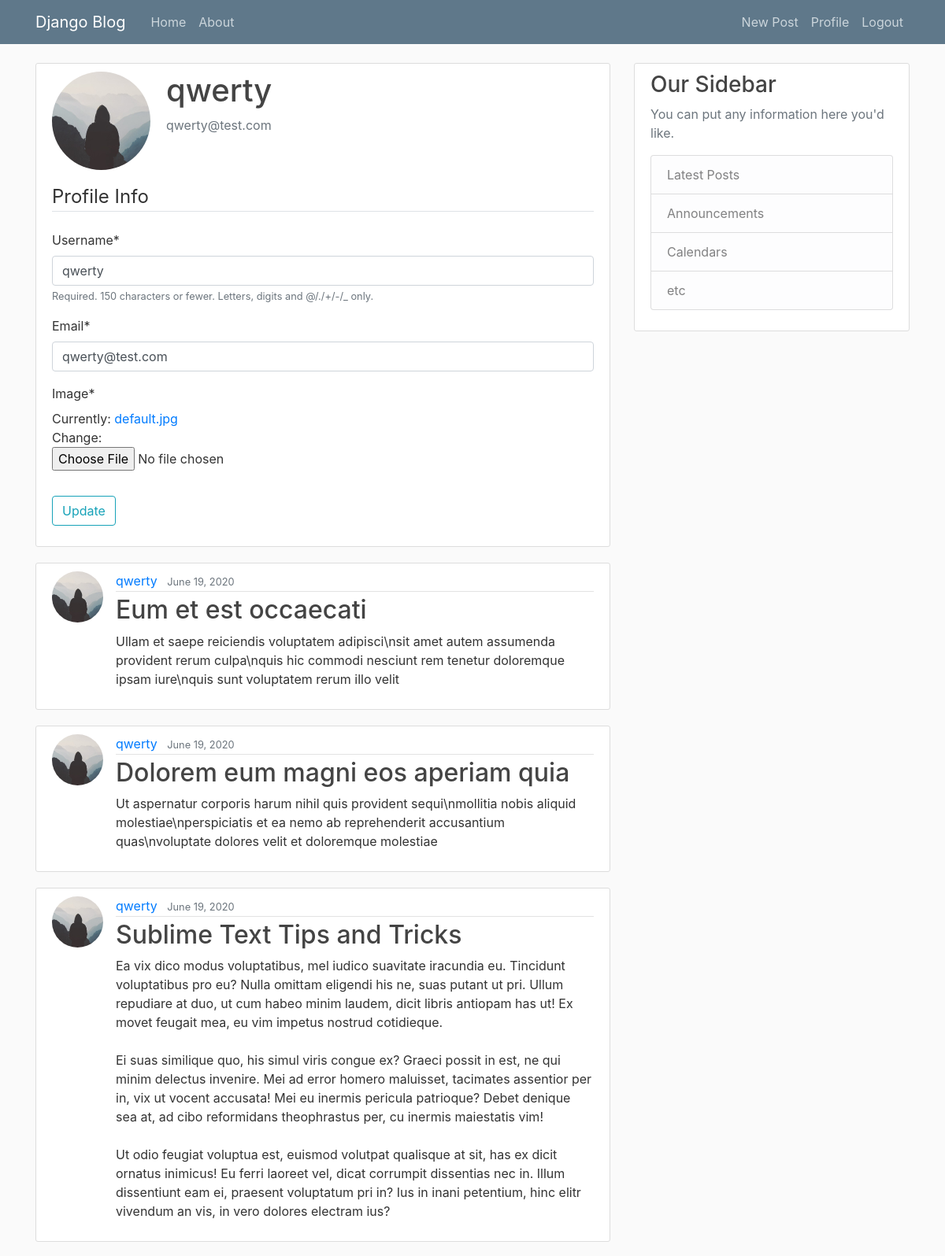
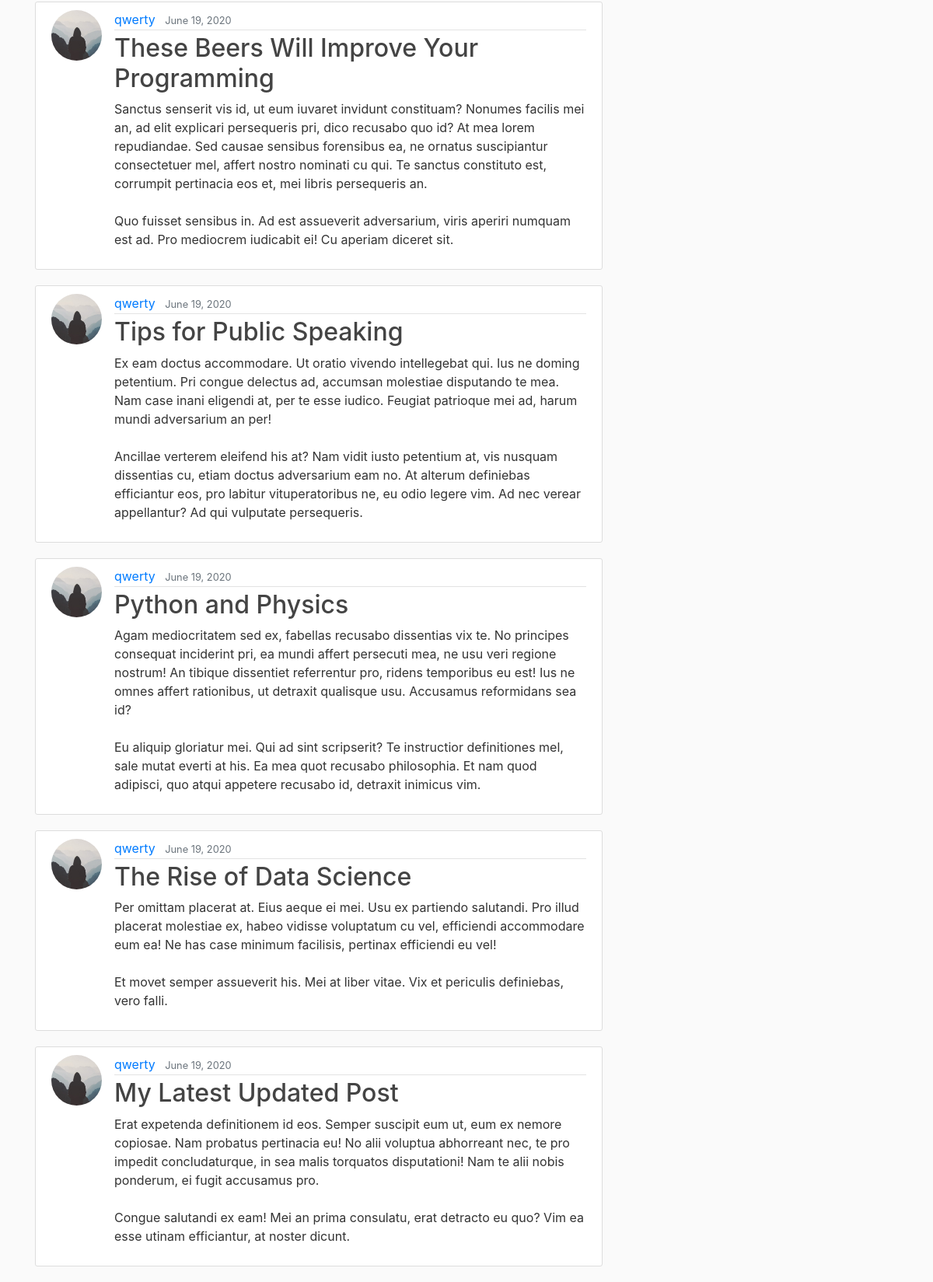
The page /profile/ (signed in) on the database its author committed (2 pictures, top to bottom).
### users/models.py (models this page shows, shortened)
class Profile(models.Model):
    user = models.OneToOneField(User, on_delete = models.CASCADE)
    image = models.ImageField(default = 'default.jpg', upload_to = 'profile_pics')

### blog/models.py (models this page shows, shortened)
class Post(models.Model):
    title = models.CharField(max_length = 100)
    content = models.TextField()
    date_posted = models.DateTimeField(default = timezone.now)
    author = models.ForeignKey(User, on_delete = models.CASCADE)
    def get_absolute_url(self):
        return reverse('post-detail', kwargs = {'pk': self.pk})

### users/views.py (the view)
# urls.py: path('profile/', user_views.profile, name = 'profile'),
@login_required
def profile(request):
    if request.method == 'POST':
        u_form = UserUpdateForm(request.POST, instance = request.user)
        p_form = ProfileUpdateForm(request.POST, request.FILES, instance = request.user.profile)
        if u_form.is_valid() and p_form.is_valid():
            u_form.save()
            p_form.save()
            messages.success(request, f'Your account has been updated!')
            return redirect('profile')
    else:
        u_form = UserUpdateForm(instance = request.user)
        p_form = ProfileUpdateForm(instance = request.user.profile)
    context = {
        'u_form': u_form,
        'p_form': p_form
    }
    return render(request, 'users/profile.html', context)

### users/forms.py
class UserUpdateForm(forms.ModelForm):
    email = forms.EmailField()
    class Meta:
        model = User
        fields = ['username', 'email']

class ProfileUpdateForm(forms.ModelForm):
    class Meta:
        model = Profile
        fields = ['image']

### users/templates/users/profile.html (shortened to what this page needs)
{% extends 'blog/base.html' %}
{% load crispy_forms_tags %}
{% block content %}
    <div class="content-section">
        <div class="media">
            <img class="rounded-circle account-img" src="{{ user.profile.image.url }}" alt="{{ user.profile.image }}">
            <div class="media-body">
                <h2 class="account-heading">{{ user.username }}</h2>
                <p class="text-secondary">{{ user.email }}</p>
            </div>
        </div>
        <form action="" method="POST" enctype="multipart/form-data">
            <fieldset class="form-group">
                <legend class="border-bottom mb-4">Profile Info</legend>
                {{ u_form|crispy }}
                {{ p_form|crispy }}
            </fieldset>
            <div class="form-group">
                <button type="submit" class="btn btn-outline-info">Update</button>
            </div>
        </form>
    </div>
        {% for post in user.post_set.all %}
            <article class="media content-section">
                <img src="{{ post.author.profile.image.url }}" class="rounded-circle article-img">
                <div class="media-body">
                <div class="article-metadata">
                    <a class="mr-2" href="#">{{ post.author }}</a>
                    <small class="text-muted">{{ post.date_posted|date:"F d, Y" }}</small>
                </div>
                <h2><a class="article-title" href="{{ post.get_absolute_url }}">{{ post.title }}</a></h2>
                <p class="article-content">{{ post.content }}</p>
                </div>
            </article>
        {% endfor %}
{% endblock %}

### blog/static/blog/main.css (style rules this page uses)
body { background: #fafafa; color: #333333; margin-top: 5rem; }
h1, h2, h3, h4, h5, h6 { color: #444444; }
.content-section { background: #ffffff; padding: 10px 20px; border: 1px solid #dddddd; border-radius: 3px; margin-bottom: 20px; }
.article-title { color: #444444; }
.article-content { white-space: pre-line; }
.article-img { height: 65px; width: 65px; margin-right: 16px; }
.article-metadata { padding-bottom: 1px; margin-bottom: 4px; border-bottom: 1px solid #e3e3e3 }
.account-img { height: 125px; width: 125px; margin-right: 20px; margin-bottom: 16px; }
.account-heading { font-size: 2.5rem; }

### rows shown on the page
Post: author.profile.image (placeholder picture), author "qwerty", date_posted "June 19, 2020", title "Eum et est occaecati", content "Ullam et saepe reiciendis voluptatem adipisci\\nsit amet autem assumenda provident rerum culpa\\nquis hic commodi nesciunt rem tenetur doloremque ipsam iure\\nquis sunt voluptatem rerum illo velit"
Post: author.profile.image (placeholder picture), author "qwerty", date_posted "June 19, 2020", title "Dolorem eum magni eos aperiam quia", content "Ut aspernatur corporis harum nihil quis provident sequi\\nmollitia nobis aliquid molestiae\\nperspiciatis et ea nemo ab reprehenderit accusantium quas\\nvoluptate dolores velit et doloremque molestiae"
Post: author.profile.image (placeholder picture), author "qwerty", date_posted "June 19, 2020", title "Sublime Text Tips and Tricks", content "Ea vix dico modus voluptatibus, mel iudico suavitate iracundia eu. Tincidunt voluptatibus pro eu? Nulla omittam eligendi his ne, suas putant ut pri. Ullum repudiare at duo, ut cum habeo minim laudem, dicit libris antiopam has ut! Ex movet feugait mea, eu vim impetus nostrud cotidieque. Ei suas similique quo, his simul viris congue ex? Graeci possit in est, ne qui minim delectus invenire. Mei ad error homero maluisset, tacimates assentior per in, vix ut vocent accusata! Mei eu inermis pericula patrioque? Debet denique sea at, ad cibo reformidans theophrastus per, cu inermis maiestatis vim! Ut odio feugiat voluptua est, euismod volutpat qualisque at sit, has ex dicit ornatus inimicus! Eu…"
Post: author.profile.image (placeholder picture), author "qwerty", date_posted "June 19, 2020", title "These Beers Will Improve Your Programming", content "Sanctus senserit vis id, ut eum iuvaret invidunt constituam? Nonumes facilis mei an, ad elit explicari persequeris pri, dico recusabo quo id? At mea lorem repudiandae. Sed causae sensibus forensibus ea, ne ornatus suscipiantur consectetuer mel, affert nostro nominati cu qui. Te sanctus constituto est, corrumpit pertinacia eos et, mei libris persequeris an. Quo fuisset sensibus in. Ad est assueverit adversarium, viris aperiri numquam est ad. Pro mediocrem iudicabit ei! Cu aperiam diceret sit."
Post: author.profile.image (placeholder picture), author "qwerty", date_posted "June 19, 2020", title "Tips for Public Speaking", content "Ex eam doctus accommodare. Ut oratio vivendo intellegebat qui. Ius ne doming petentium. Pri congue delectus ad, accumsan molestiae disputando te mea. Nam case inani eligendi at, per te esse iudico. Feugiat patrioque mei ad, harum mundi adversarium an per! Ancillae verterem eleifend his at? Nam vidit iusto petentium at, vis nusquam dissentias cu, etiam doctus adversarium eam no. At alterum definiebas efficiantur eos, pro labitur vituperatoribus ne, eu odio legere vim. Ad nec verear appellantur? Ad qui vulputate persequeris."
Post: author.profile.image (placeholder picture), author "qwerty", date_posted "June 19, 2020", title "Python and Physics", content "Agam mediocritatem sed ex, fabellas recusabo dissentias vix te. No principes consequat inciderint pri, ea mundi affert persecuti mea, ne usu veri regione nostrum! An tibique dissentiet referrentur pro, ridens temporibus eu est! Ius ne omnes affert rationibus, ut detraxit qualisque usu. Accusamus reformidans sea id? Eu aliquip gloriatur mei. Qui ad sint scripserit? Te instructior definitiones mel, sale mutat everti at his. Ea mea quot recusabo philosophia. Et nam quod adipisci, quo atqui appetere recusabo id, detraxit inimicus vim."
Post: author.profile.image (placeholder picture), author "qwerty", date_posted "June 19, 2020", title "The Rise of Data Science", content "Per omittam placerat at. Eius aeque ei mei. Usu ex partiendo salutandi. Pro illud placerat molestiae ex, habeo vidisse voluptatum cu vel, efficiendi accommodare eum ea! Ne has case minimum facilisis, pertinax efficiendi eu vel! Et movet semper assueverit his. Mei at liber vitae. Vix et periculis definiebas, vero falli."
Post: author.profile.image (placeholder picture), author "qwerty", date_posted "June 19, 2020", title "My Latest Updated Post", content "Erat expetenda definitionem id eos. Semper suscipit eum ut, eum ex nemore copiosae. Nam probatus pertinacia eu! No alii voluptua abhorreant nec, te pro impedit concludaturque, in sea malis torquatos disputationi! Nam te alii nobis ponderum, ei fugit accusamus pro. Congue salutandi ex eam! Mei an prima consulatu, erat detracto eu quo? Vim ea esse utinam efficiantur, at noster dicunt."

### other values the page prints
{{ user.username }} "qwerty"
{{ user.email }} "qwerty@test.com"
